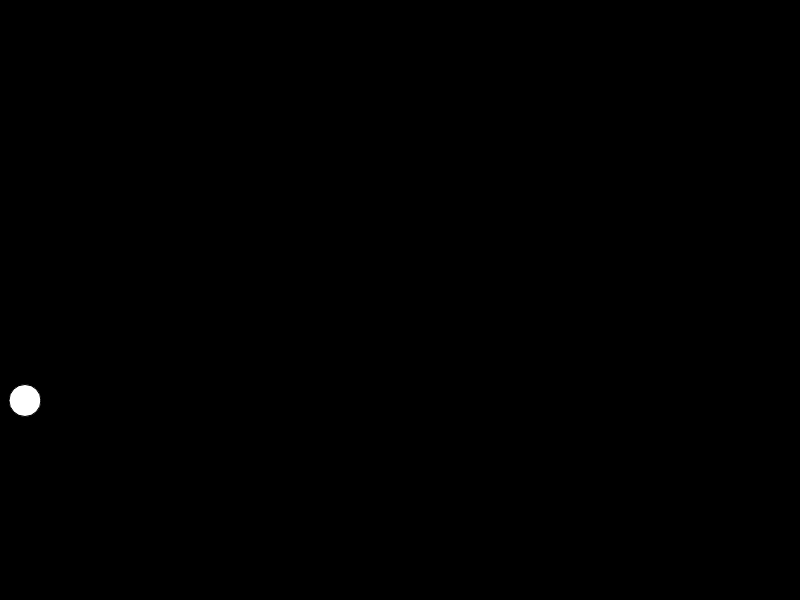
Frame 1 (no input)
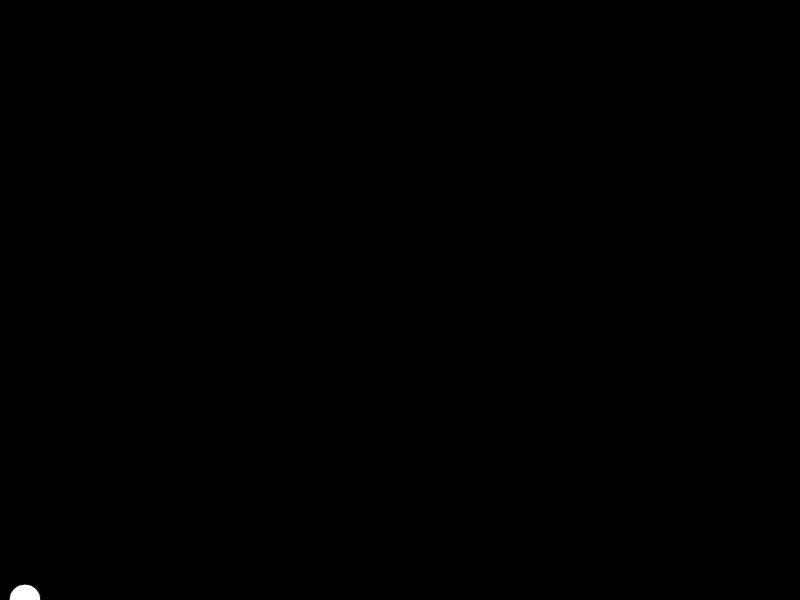
Frame 60 (no input)
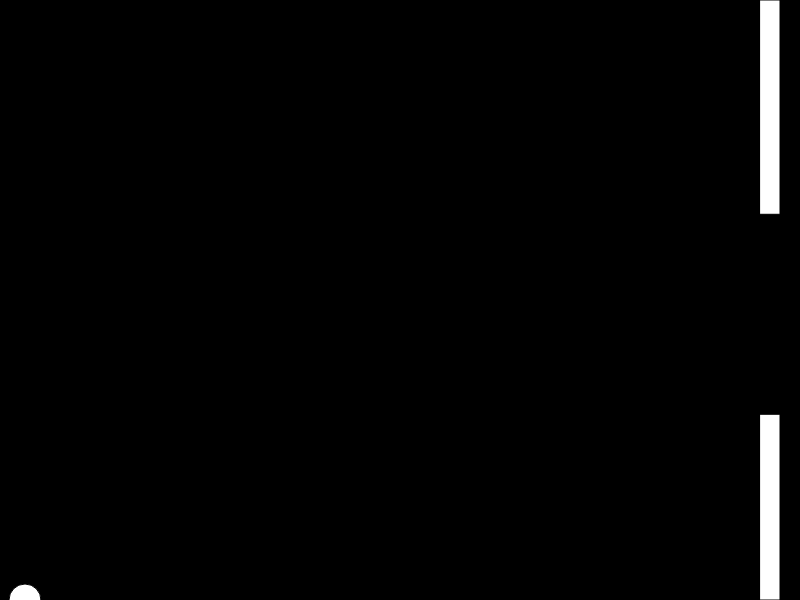
Frame 120 (the mouse pressed at the canvas centre since frame 60)

The p5.js sketch that drew these frames (run headless with seeded random() and noise() and a simulated clock; from frame 60 on, the mouse is pressed at the canvas centre):

// p5.js sketch
// ── sketch.js
var bird;
var pipe = [];
var game;
var distance;
var score;

function init(){
    distance = 200;
    score =0;
    pipes = [];
    bird = new Bird();
    game = true;
}

function setup() {
    createCanvas(800, 600);
    init();
}

function draw() {
    background(0);
    if (game){
        bird.update();
        bird.show();
        if (distance < 50){
            distance-= 0.1;
        }
        if (frameCount % 100 == 0) {
            pipes.push(new Pipe(distance));

        }
        for (var i = pipes.length-1 ; i >= 0; i--) {
            pipes[i].show();
            pipes[i].update();

            if (pipes[i].hits(bird)) {
                console.log("HIT")
                for (var i = pipes.length-1 ; i >= 0; i--) {
                    pipes.splice(i, 1);
                }
                game = false;
                textSize(32);
                text('SCORE :', 30, 30);
                text(score, 10, 30);
            } else {
                if (pipes[i].offscreen()) {
                    pipes.splice(i, 1);
                    score += 1;
                }
            }
        }
    } else {
        textSize(128);
        text('GAME OVER', 20, 120);
        textSize(32);
        text('SCORE :', 20, 250, 200);
        text(score, 220, 250);
        text('ENTER RETURN TO PLAY', 20, 350);
        console.log("well");
    }
}

function keyPressed() {

    if (key == ' ') {
        bird.up();
    }
    if (keyCode === ENTER) {
        console.log("key");
        init();
    }
}

// ── bird.js

function Bird() {
    this.y = width/2;
    this.x = 25;

    this.gravity = 0.5;
    this.lift = -15;
    this.velocity = 0;

    this.show = function() {
        fill(255);
        ellipse(this.x, this.y, 32, 32);
    }

    this.update = function() {
        this.velocity += this.gravity;
        this.velocity *= 0.98;
        this.y += this.velocity;

        if (this.y > height) {
            this.y = height;
            this.velocity = 0;
        }

        if (this.y < 0) {
            this.y = 0;
            this.velocity = 0;
        }



    }

     this.up = function() {
         this.velocity += this.lift;
     }


}

// ── flappyBird.js
var bird;
var pipes;
var game;
var distance;
var score;

function init(){
    distance = 200;
    score =0;
    pipes = [];
    // remmove all previous pipes
    for (var i = pipes.length-1 ; i >= 0; i--) {
        pipes.splice(i, 1);
    }
    bird = new Bird();
    game = true;
}

function setup() {
    var canvas = createCanvas(800, 600);

    canvas.parent('flappyBird');
    init();
}

function draw() {

    background(0);
    if (game){
        bird.update();
        bird.show();
        // hard from 100;
        if (distance > 100){
            distance-= 0.05;
        }
        if (frameCount % 75 == 0) {
            pipes.push(new Pipe(distance));

        }
        for (var i = pipes.length-1 ; i >= 0; i--) {
            pipes[i].show();
            pipes[i].update();

            if (pipes[i].hits(bird)) {
                console.log("HIT")

                game = false;
                textSize(32);
                text('SCORE :', 30, 30);
                text(score, 10, 30);
            } else {
                if (pipes[i].offscreen()) {
                    pipes.splice(i, 1);
                    score += 1;
                }
            }
        }
    } else {
        textSize(100);
        text('GAME OVER', 20, 120);
        textSize(32);
        text('SCORE :', 20, 250, 200);
        text(score, 220, 250);
        text('ENTER RETURN TO PLAY', 20, 350);
    }
}

function keyPressed() {

    if (key === ' ') {
        bird.up();
    }
    if (keyCode === ENTER) {
        init();
    }
}

// ── pipe.js

function Pipe(distance) {
    this.top = random(height/2);
    this.bottom = height - this.top - distance;
    this.x = width;
    this.w = 20;
    this.speed = 2;


    this.show = function() {
        fill(255);
        if (this.highlight) {
            fill("red");
        }
        rect(this.x, 0, this.w, this.top);
        rect(this.x, height-this.bottom, this.w, this.bottom);
    }

    this.update = function() {
        this.x -= this.speed;
    }

    this.offscreen = function() {
        if (this.x < -this.w) {
            return true;
        } else {
            return false;
        }
    }

    this.hits = function(bird) {
        if (bird.y < this.top || bird.y > height - this.bottom) {
            if (bird.x > this.x && bird.x < this.x + this.w){
                this.highlight = true;
                return true;
            }
        }
        this.highlight = false;
        return false;
    }
}
